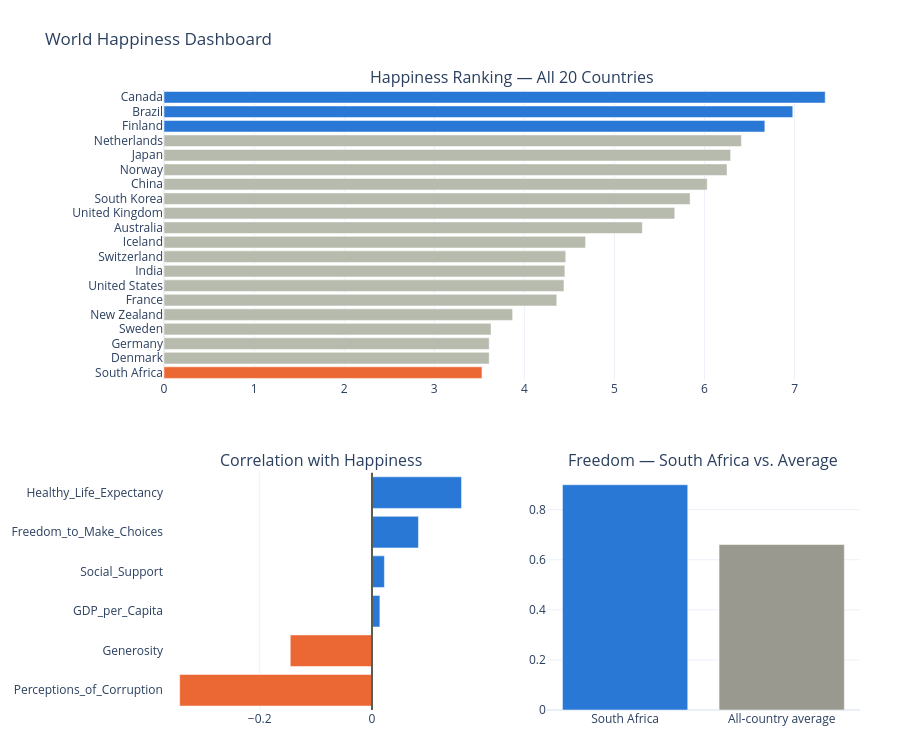

Write notebook code for a chart like this one.
### Markdown cell above
Same figure, interactive (Plotly) — hover any bar for its exact value.

### Code cell
rank_colors_full = ['#2a78d6' if c in top3['Country'].values else '#eb6834' if c == sa_country else '#b7bbad'
                     for c in ranked['Country']]

fig7 = make_subplots(
    rows=2, cols=2,
    specs=[[{"colspan": 2}, None], [{}, {}]],
    row_heights=[0.55, 0.45],
    subplot_titles=(
        "Happiness Ranking — All 20 Countries",
        "Correlation with Happiness",
        f"Freedom — {sa_country} vs. Average"
    ),
    vertical_spacing=0.15
)

fig7.add_trace(go.Bar(
    x=ranked['Happiness_Score'], y=ranked['Country'], orientation='h',
    marker_color=rank_colors_full, showlegend=False
), row=1, col=1)
fig7.update_yaxes(autorange='reversed', row=1, col=1)

fig7.add_trace(go.Bar(
    x=correlations.values, y=correlations.index, orientation='h',
    marker_color=corr_colors, showlegend=False
), row=2, col=1)
fig7.add_vline(x=0, line_color='#5b5c50', row=2, col=1)

fig7.add_trace(go.Bar(
    x=categories, y=values, marker_color=colors, showlegend=False
), row=2, col=2)

fig7.update_layout(
    title='World Happiness Dashboard',
    template='plotly_white',
    height=750,
    margin=dict(l=110, r=40, t=90, b=40)
)

fig7.write_image('../figures/dashboard_plotly.png', scale=2)
fig7.show()

### Figure 1 — Plotly figure (JSON) as saved in the notebook; plotly's stock layout.template omitted (floating-point values rounded to 4 significant figures)
{"data": [{"marker": {"color": ["#2a78d6", "#2a78d6", "#2a78d6", "#b7bbad", "#b7bbad", "#b7bbad", "#b7bbad", "#b7bbad", "#b7bbad", "#b7bbad", "#b7bbad", "#b7bbad", "#b7bbad", "#b7bbad", "#b7bbad", "#b7bbad", "#b7bbad", "#b7bbad", "#b7bbad", "#eb6834"]}, "orientation": "h", "showlegend": false, "type": "bar", "x": [7.34, 6.98, 6.67, 6.41, 6.29, 6.25, 6.03, 5.84, 5.67, 5.31, 4.68, 4.46, 4.45, 4.44, 4.36, 3.87, 3.63, 3.61, 3.61, 3.53], "xaxis": "x", "y": ["Canada", "Brazil", "Finland", "Netherlands", "Japan", "Norway", "China", "South Korea", "United Kingdom", "Australia", "Iceland", "Switzerland", "India", "United States", "France", "New Zealand", "Sweden", "Germany", "Denmark", "South Africa"], "yaxis": "y"}, {"marker": {"color": ["#eb6834", "#eb6834", "#2a78d6", "#2a78d6", "#2a78d6", "#2a78d6"]}, "orientation": "h", "showlegend": false, "type": "bar", "x": [-0.3427, -0.1456, 0.01407, 0.02213, 0.0828, 0.1595], "xaxis": "x2", "y": ["Perceptions_of_Corruption", "Generosity", "GDP_per_Capita", "Social_Support", "Freedom_to_Make_Choices", "Healthy_Life_Expectancy"], "yaxis": "y2"}, {"marker": {"color": ["#2a78d6", "#9a9990"]}, "showlegend": false, "type": "bar", "x": ["South Africa", "All-country average"], "xaxis": "x3", "y": [0.9, 0.661], "yaxis": "y3"}], "layout": {"annotations": [{"font": {"size": 16}, "showarrow": false, "text": "Happiness Ranking — All 20 Countries", "x": 0.5, "xanchor": "center", "xref": "paper", "y": 1.0, "yanchor": "bottom", "yref": "paper"}, {"font": {"size": 16}, "showarrow": false, "text": "Correlation with Happiness", "x": 0.225, "xanchor": "center", "xref": "paper", "y": 0.3825, "yanchor": "bottom", "yref": "paper"}, {"font": {"size": 16}, "showarrow": false, "text": "Freedom — South Africa vs. Average", "x": 0.775, "xanchor": "center", "xref": "paper", "y": 0.3825, "yanchor": "bottom", "yref": "paper"}], "height": 750, "margin": {"b": 40, "l": 110, "r": 40, "t": 90}, "shapes": [{"line": {"color": "#5b5c50"}, "type": "line", "x0": 0, "x1": 0, "xref": "x2", "y0": 0, "y1": 1, "yref": "y2 domain"}], "title": {"text": "World Happiness Dashboard"}, "xaxis": {"anchor": "y", "domain": [0.0, 1.0]}, "xaxis2": {"anchor": "y2", "domain": [0.0, 0.45]}, "xaxis3": {"anchor": "y3", "domain": [0.55, 1.0]}, "yaxis": {"anchor": "x", "autorange": "reversed", "domain": [0.5325, 1.0]}, "yaxis2": {"anchor": "x2", "domain": [0.0, 0.3825]}, "yaxis3": {"anchor": "x3", "domain": [0.0, 0.3825]}}}
